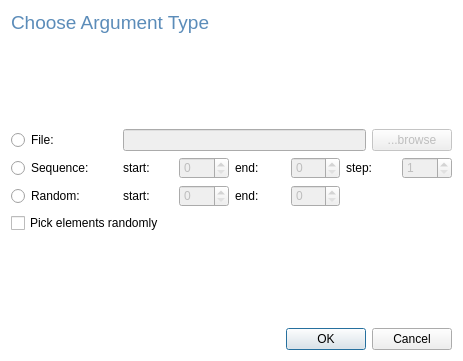
<?xml version="1.0" encoding="UTF-8"?>
<ui version="4.0">
 <class>Dialog</class>
 <widget class="QDialog" name="Dialog">
  <property name="geometry">
   <rect>
    <x>0</x>
    <y>0</y>
    <width>463</width>
    <height>361</height>
   </rect>
  </property>
  <property name="sizePolicy">
   <sizepolicy hsizetype="Preferred" vsizetype="Preferred">
    <horstretch>0</horstretch>
    <verstretch>0</verstretch>
   </sizepolicy>
  </property>
  <property name="maximumSize">
   <size>
    <width>500</width>
    <height>400</height>
   </size>
  </property>
  <property name="windowTitle">
   <string>Dialog</string>
  </property>
  <property name="autoFillBackground">
   <bool>false</bool>
  </property>
  <property name="styleSheet">
   <string notr="true">#Dialog {
background-color: white;
}

</string>
  </property>
  <layout class="QVBoxLayout" name="verticalLayout">
   <item>
    <widget class="QLabel" name="label">
     <property name="sizePolicy">
      <sizepolicy hsizetype="Preferred" vsizetype="Fixed">
       <horstretch>0</horstretch>
       <verstretch>0</verstretch>
      </sizepolicy>
     </property>
     <property name="text">
      <string>&lt;html&gt;&lt;head/&gt;&lt;body&gt;&lt;p&gt;&lt;span style=&quot; font-size:14pt; color:#5b8cb9;&quot;&gt;Choose Argument Type&lt;/span&gt;&lt;/p&gt;&lt;/body&gt;&lt;/html&gt;</string>
     </property>
    </widget>
   </item>
   <item>
    <spacer name="verticalSpacer">
     <property name="orientation">
      <enum>Qt::Vertical</enum>
     </property>
     <property name="sizeHint" stdset="0">
      <size>
       <width>20</width>
       <height>40</height>
      </size>
     </property>
    </spacer>
   </item>
   <item>
    <layout class="QGridLayout" name="gridLayout">
     <item row="0" column="0">
      <widget class="QRadioButton" name="radioButton">
       <property name="text">
        <string>File:</string>
       </property>
      </widget>
     </item>
     <item row="0" column="1" colspan="3">
      <layout class="QHBoxLayout" name="horizontalLayout">
       <item>
        <widget class="QLineEdit" name="lineEdit">
         <property name="enabled">
          <bool>false</bool>
         </property>
        </widget>
       </item>
       <item>
        <widget class="QPushButton" name="pushButton">
         <property name="enabled">
          <bool>false</bool>
         </property>
         <property name="text">
          <string>...browse</string>
         </property>
        </widget>
       </item>
      </layout>
     </item>
     <item row="1" column="0">
      <widget class="QRadioButton" name="radioButton_2">
       <property name="text">
        <string>Sequence:</string>
       </property>
      </widget>
     </item>
     <item row="1" column="1">
      <layout class="QHBoxLayout" name="horizontalLayout_2">
       <item>
        <widget class="QLabel" name="label_5">
         <property name="text">
          <string>start:</string>
         </property>
        </widget>
       </item>
       <item>
        <widget class="QSpinBox" name="spinBox">
         <property name="enabled">
          <bool>false</bool>
         </property>
        </widget>
       </item>
      </layout>
     </item>
     <item row="1" column="2">
      <layout class="QHBoxLayout" name="horizontalLayout_3">
       <item>
        <widget class="QLabel" name="label_6">
         <property name="text">
          <string>end:</string>
         </property>
        </widget>
       </item>
       <item>
        <widget class="QSpinBox" name="spinBox_2">
         <property name="enabled">
          <bool>false</bool>
         </property>
        </widget>
       </item>
      </layout>
     </item>
     <item row="1" column="3">
      <layout class="QHBoxLayout" name="horizontalLayout_4">
       <item>
        <widget class="QLabel" name="label_7">
         <property name="text">
          <string>step:</string>
         </property>
        </widget>
       </item>
       <item>
        <widget class="QSpinBox" name="spinBox_3">
         <property name="enabled">
          <bool>false</bool>
         </property>
         <property name="minimum">
          <number>1</number>
         </property>
        </widget>
       </item>
      </layout>
     </item>
     <item row="2" column="0">
      <widget class="QRadioButton" name="radioButton_3">
       <property name="text">
        <string>Random:</string>
       </property>
      </widget>
     </item>
     <item row="2" column="1">
      <layout class="QHBoxLayout" name="horizontalLayout_5">
       <item>
        <widget class="QLabel" name="label_8">
         <property name="text">
          <string>start:</string>
         </property>
        </widget>
       </item>
       <item>
        <widget class="QSpinBox" name="spinBox_4">
         <property name="enabled">
          <bool>false</bool>
         </property>
        </widget>
       </item>
      </layout>
     </item>
     <item row="2" column="2">
      <layout class="QHBoxLayout" name="horizontalLayout_6">
       <item>
        <widget class="QLabel" name="label_9">
         <property name="text">
          <string>end:</string>
         </property>
        </widget>
       </item>
       <item>
        <widget class="QSpinBox" name="spinBox_5">
         <property name="enabled">
          <bool>false</bool>
         </property>
        </widget>
       </item>
      </layout>
     </item>
    </layout>
   </item>
   <item>
    <widget class="QCheckBox" name="checkBox">
     <property name="text">
      <string>Pick elements randomly</string>
     </property>
    </widget>
   </item>
   <item>
    <spacer name="verticalSpacer_2">
     <property name="orientation">
      <enum>Qt::Vertical</enum>
     </property>
     <property name="sizeHint" stdset="0">
      <size>
       <width>20</width>
       <height>39</height>
      </size>
     </property>
    </spacer>
   </item>
   <item>
    <widget class="QDialogButtonBox" name="buttonBox">
     <property name="orientation">
      <enum>Qt::Horizontal</enum>
     </property>
     <property name="standardButtons">
      <set>QDialogButtonBox::Cancel|QDialogButtonBox::Ok</set>
     </property>
    </widget>
   </item>
  </layout>
 </widget>
 <resources/>
 <connections>
  <connection>
   <sender>buttonBox</sender>
   <signal>accepted()</signal>
   <receiver>Dialog</receiver>
   <slot>accept()</slot>
   <hints>
    <hint type="sourcelabel">
     <x>248</x>
     <y>254</y>
    </hint>
    <hint type="destinationlabel">
     <x>157</x>
     <y>274</y>
    </hint>
   </hints>
  </connection>
  <connection>
   <sender>buttonBox</sender>
   <signal>rejected()</signal>
   <receiver>Dialog</receiver>
   <slot>reject()</slot>
   <hints>
    <hint type="sourcelabel">
     <x>316</x>
     <y>260</y>
    </hint>
    <hint type="destinationlabel">
     <x>286</x>
     <y>274</y>
    </hint>
   </hints>
  </connection>
 </connections>
</ui>
